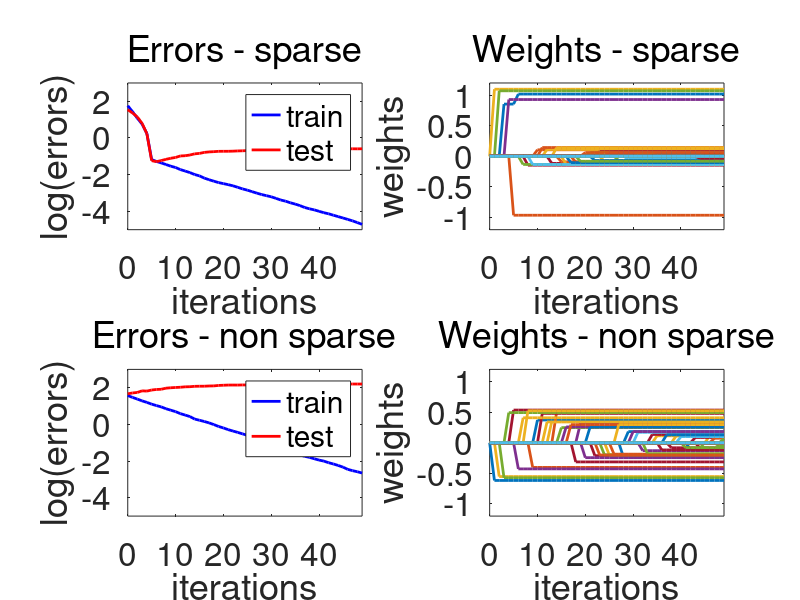

Reproduce this figure in MATLAB.
clear all
seed=1;
randn('state',seed);
rand('state',seed);

try
    ccc=openfig('cg_lasso.fig');
catch
    disp('missing figure file')
end

d = 1000;
n = 100;
ntest = 1000;
k = 5;
sigma_noise = .5;
 
X = randn(n,d);
Xtest = randn(ntest,d);
beta_ast = zeros(d,1);
beta_ast(1:k) = sign(randn(k,1));



% sparse

y = X * beta_ast + sigma_noise * randn(n,1);
ytest = Xtest * beta_ast + sigma_noise * randn(ntest,1);



maxiter  = 50;
beta = zeros(d,1);
L = max(eig(X'*X/n));
steps_size_prox = 1/L;
Ls = diag(X'*X/n) ;
u = zeros(n,1);

for iter=1:maxiter
    
    % conditional gradient
    betas(:,iter) = beta;
    
    perftrain(iter) = mean( (y-X*beta).^2);
    perftest(iter) = mean( (ytest-Xtest*beta).^2);
    
    % boosting
    grad = u - y;
    [a,b] = max( abs( X' * grad ) );
    betaloc = zeros(d,1);
    if  ( X(:,b)'* grad  > 0 ) , betaloc(b) = -1; else betaloc(b) = 1; end
    uloc = X * betaloc;
    alpha = - ( uloc'* grad ) / ( uloc' * uloc );
    u = u + uloc * alpha;
    beta = beta + betaloc * alpha;    
    
end



subplot(2,2,1);
plot(0:maxiter-1,log(perftrain),'b','linewidth',2); hold on;
plot(0:maxiter-1,log(perftest),'r','linewidth',2); hold off
set(gca,'fontsize',24)
legend('train','test');
xlabel('iterations');
ylabel('log(errors)');
title('Errors - sparse','FontWeight','normal')
axis([0 maxiter-1  -5  3]);

  

subplot(2,2,2);
plot(0:maxiter-1,betas','linewidth',2);
xlabel('iterations')
set(gca,'fontsize',24)
ylabel('weights');
axis([0 maxiter-1  -1.2 1.2]);
title('Weights - sparse','FontWeight','normal')

 
temp = randn(d,d);
[u,e] = eig( temp+temp');
beta_ast = u * beta_ast;

y = X * beta_ast + sigma_noise * randn(n,1);
ytest = Xtest * beta_ast + sigma_noise * randn(ntest,1);



% non - sparse
maxiter  = 50;
beta = zeros(d,1);
L = max(eig(X'*X/n));
steps_size_prox = 1/L;
Ls = diag(X'*X/n) ;
u = zeros(n,1);

for iter=1:maxiter
    
    % conditional gradient
    betas(:,iter) = beta;
    
    perftrain(iter) = mean( (y-X*beta).^2);
    perftest(iter) = mean( (ytest-Xtest*beta).^2);
    
    % boosting
    grad = u - y;
    [a,b] = max( abs( X' * grad ) );
    betaloc = zeros(d,1);
    if  ( X(:,b)'* grad  > 0 ) , betaloc(b) = -1; else betaloc(b) = 1; end
    uloc = X * betaloc;
    alpha = - ( uloc'* grad ) / ( uloc' * uloc );
    u = u + uloc * alpha;
    beta = beta + betaloc * alpha;    
    
end

subplot(2,2,3);
plot(0:maxiter-1,log(perftrain),'b','linewidth',2); hold on;
plot(0:maxiter-1,log(perftest),'r','linewidth',2); hold off
set(gca,'fontsize',24)
legend('train','test');
xlabel('iterations');
ylabel('log(errors)');
title('Errors - non sparse','FontWeight','normal')
axis([0 maxiter-1  -5  3]);



 

subplot(2,2,4);
plot(0:maxiter-1,betas','linewidth',2);
xlabel('iterations')
set(gca,'fontsize',24)
ylabel('weights');
axis([0 maxiter-1  -1.2 1.2]);
title('Weights - non sparse','FontWeight','normal')



try
    print('-depsc', 'cg_lasso.eps');
    close(ccc)
catch
    disp('missing figure file')
end
